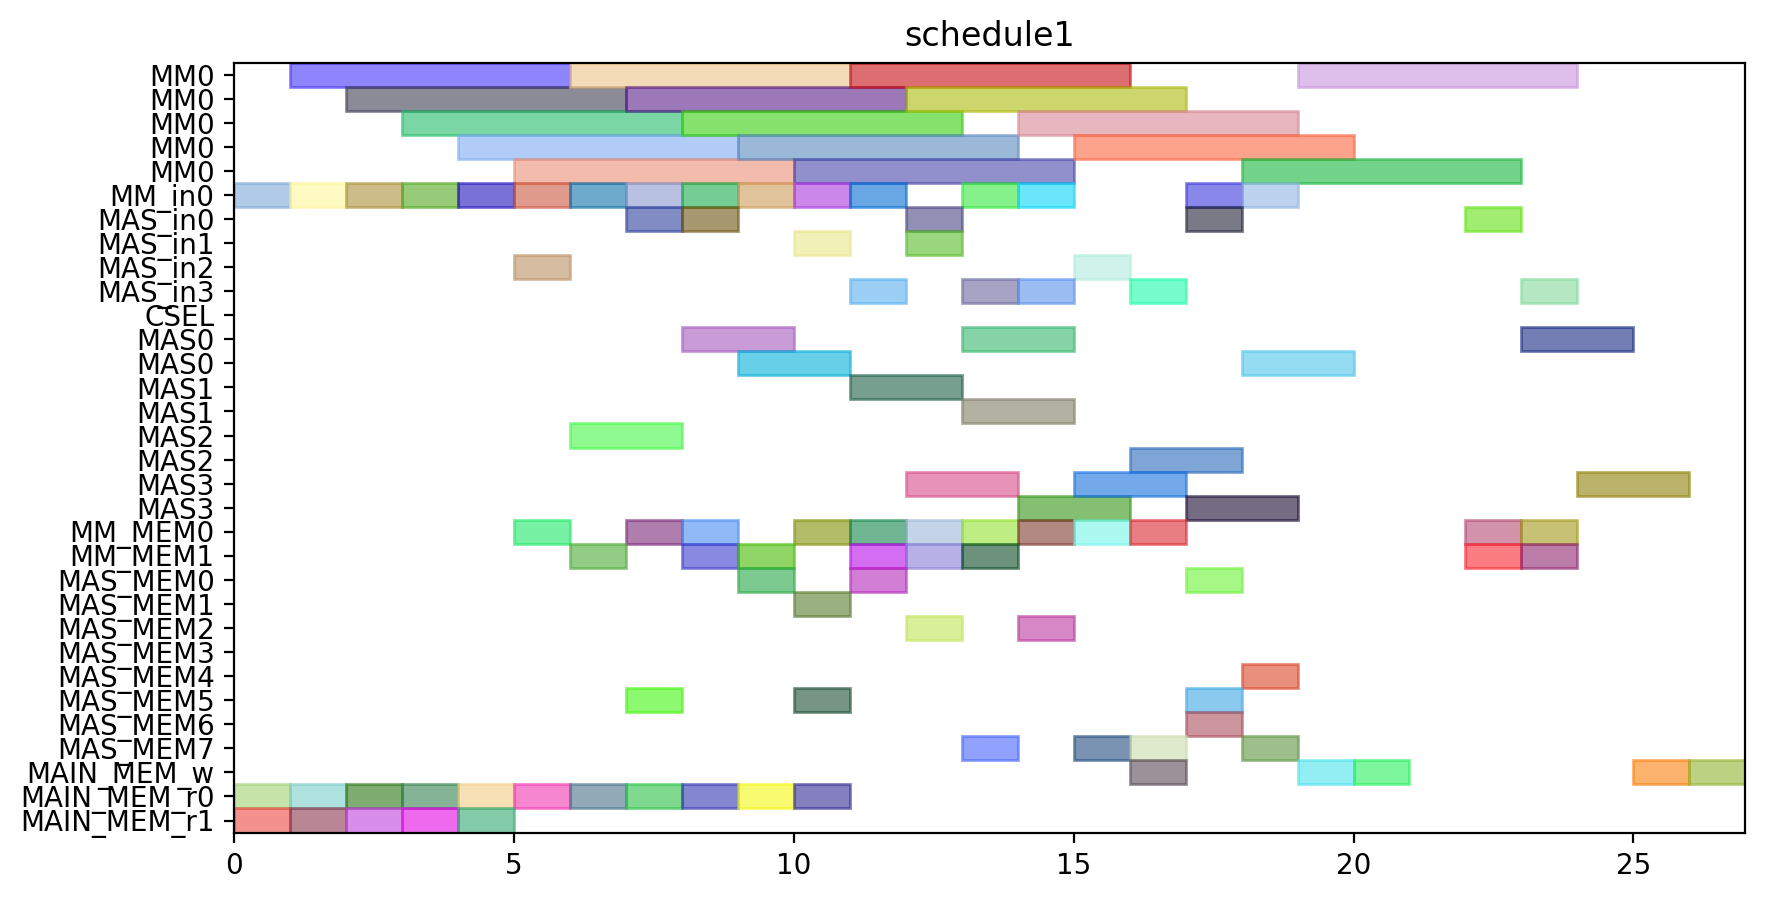

Recreate this plot in Python.
from pyschedule import Scenario, solvers, plotters, alt


def solve():
	horizon = 117
	S = Scenario("schedule1", horizon=horizon)

	# resource
	MM = S.Resources('MM', num=1, size=5)
	MM_in = S.Resources('MM_in', num=1)
	MAS_in = S.Resources('MAS_in', num=4)
	CSEL = S.Resource('CSEL')
	MAS = S.Resources('MAS', num=4, size=2, periods=range(1, horizon))
	MM_MEM = S.Resources('MM_MEM', num=2)
	MAS_MEM = S.Resources('MAS_MEM', num=8)
	MAIN_MEM_w = S.Resource('MAIN_MEM_w', size=1)
	MAIN_MEM_r = S.Resources('MAIN_MEM_r', num=2)

	# result of previous scheduling
	t5_in = S.Task('t5_in', length=1, delay_cost=1)
	S += t5_in >= 0
	t5_in += MM_in[0]

	t5_mem0 = S.Task('t5_mem0', length=1, delay_cost=1)
	S += t5_mem0 >= 0
	t5_mem0 += MAIN_MEM_r[0]

	t5_mem1 = S.Task('t5_mem1', length=1, delay_cost=1)
	S += t5_mem1 >= 0
	t5_mem1 += MAIN_MEM_r[1]

	t14_mem0 = S.Task('t14_mem0', length=1, delay_cost=1)
	S += t14_mem0 >= 1
	t14_mem0 += MAIN_MEM_r[0]

	t2_in = S.Task('t2_in', length=1, delay_cost=1)
	S += t2_in >= 1
	t2_in += MM_in[0]

	t5 = S.Task('t5', length=5, delay_cost=1)
	S += t5 >= 1
	t5 += MM[0]

	t2 = S.Task('t2', length=5, delay_cost=1)
	S += t2 >= 2
	t2 += MM[0]

	t25_mem1 = S.Task('t25_mem1', length=1, delay_cost=1)
	S += t25_mem1 >= 2
	t25_mem1 += MAIN_MEM_r[1]

	t0_in = S.Task('t0_in', length=1, delay_cost=1)
	S += t0_in >= 3
	t0_in += MM_in[0]

	t15_mem0 = S.Task('t15_mem0', length=1, delay_cost=1)
	S += t15_mem0 >= 3
	t15_mem0 += MAIN_MEM_r[0]

	t22_mem1 = S.Task('t22_mem1', length=1, delay_cost=1)
	S += t22_mem1 >= 3
	t22_mem1 += MAIN_MEM_r[1]

	t0 = S.Task('t0', length=5, delay_cost=1)
	S += t0 >= 4
	t0 += MM[0]

	t1_in = S.Task('t1_in', length=1, delay_cost=1)
	S += t1_in >= 4
	t1_in += MM_in[0]

	t2_mem0 = S.Task('t2_mem0', length=1, delay_cost=1)
	S += t2_mem0 >= 4
	t2_mem0 += MAIN_MEM_r[0]

	t3_mem1 = S.Task('t3_mem1', length=1, delay_cost=1)
	S += t3_mem1 >= 4
	t3_mem1 += MAIN_MEM_r[1]

	t1 = S.Task('t1', length=5, delay_cost=1)
	S += t1 >= 5
	t1 += MM[0]

	t3_in = S.Task('t3_in', length=1, delay_cost=1)
	S += t3_in >= 5
	t3_in += MM_in[0]

	t3_mem0 = S.Task('t3_mem0', length=1, delay_cost=1)
	S += t3_mem0 >= 5
	t3_mem0 += MAIN_MEM_r[0]

	t6_in = S.Task('t6_in', length=1, delay_cost=1)
	S += t6_in >= 5
	t6_in += MAS_in[2]

	t6_mem0 = S.Task('t6_mem0', length=1, delay_cost=1)
	S += t6_mem0 >= 5
	t6_mem0 += MM_MEM[0]

	t15_in = S.Task('t15_in', length=1, delay_cost=1)
	S += t15_in >= 6
	t15_in += MM_in[0]

	t15_mem1 = S.Task('t15_mem1', length=1, delay_cost=1)
	S += t15_mem1 >= 6
	t15_mem1 += MM_MEM[1]

	t17_mem0 = S.Task('t17_mem0', length=1, delay_cost=1)
	S += t17_mem0 >= 6
	t17_mem0 += MAIN_MEM_r[0]

	t3 = S.Task('t3', length=5, delay_cost=1)
	S += t3 >= 6
	t3 += MM[0]

	t6 = S.Task('t6', length=2, delay_cost=1)
	S += t6 >= 6
	t6 += MAS[2]

	t15 = S.Task('t15', length=5, delay_cost=1)
	S += t15 >= 7
	t15 += MM[0]

	t1_mem0 = S.Task('t1_mem0', length=1, delay_cost=1)
	S += t1_mem0 >= 7
	t1_mem0 += MAIN_MEM_r[0]

	t24_in = S.Task('t24_in', length=1, delay_cost=1)
	S += t24_in >= 7
	t24_in += MAS_in[0]

	t24_mem0 = S.Task('t24_mem0', length=1, delay_cost=1)
	S += t24_mem0 >= 7
	t24_mem0 += MM_MEM[0]

	t19_in = S.Task('t19_in', length=1, delay_cost=1)
	S += t19_in >= 8
	t19_in += MAS_in[0]

	t19_mem0 = S.Task('t19_mem0', length=1, delay_cost=1)
	S += t19_mem0 >= 8
	t19_mem0 += MM_MEM[0]

	t24 = S.Task('t24', length=2, delay_cost=1)
	S += t24 >= 8
	t24 += MAS[0]

	t8_in = S.Task('t8_in', length=1, delay_cost=1)
	S += t8_in >= 8
	t8_in += MM_in[0]

	t8_mem0 = S.Task('t8_mem0', length=1, delay_cost=1)
	S += t8_mem0 >= 8
	t8_mem0 += MAIN_MEM_r[0]

	t8_mem1 = S.Task('t8_mem1', length=1, delay_cost=1)
	S += t8_mem1 >= 8
	t8_mem1 += MM_MEM[1]

	t19 = S.Task('t19', length=2, delay_cost=1)
	S += t19 >= 9
	t19 += MAS[0]

	t26_in = S.Task('t26_in', length=1, delay_cost=1)
	S += t26_in >= 9
	t26_in += MM_in[0]

	t26_mem0 = S.Task('t26_mem0', length=1, delay_cost=1)
	S += t26_mem0 >= 9
	t26_mem0 += MAS_MEM[0]

	t26_mem1 = S.Task('t26_mem1', length=1, delay_cost=1)
	S += t26_mem1 >= 9
	t26_mem1 += MM_MEM[1]

	t8 = S.Task('t8', length=5, delay_cost=1)
	S += t8 >= 9
	t8 += MM[0]

	t0_mem0 = S.Task('t0_mem0', length=1, delay_cost=1)
	S += t0_mem0 >= 10
	t0_mem0 += MAIN_MEM_r[0]

	t14_in = S.Task('t14_in', length=1, delay_cost=1)
	S += t14_in >= 10
	t14_in += MM_in[0]

	t14_mem1 = S.Task('t14_mem1', length=1, delay_cost=1)
	S += t14_mem1 >= 10
	t14_mem1 += MAS_MEM[5]

	t20_in = S.Task('t20_in', length=1, delay_cost=1)
	S += t20_in >= 10
	t20_in += MAS_in[1]

	t20_mem0 = S.Task('t20_mem0', length=1, delay_cost=1)
	S += t20_mem0 >= 10
	t20_mem0 += MM_MEM[0]

	t20_mem1 = S.Task('t20_mem1', length=1, delay_cost=1)
	S += t20_mem1 >= 10
	t20_mem1 += MAS_MEM[1]

	t26 = S.Task('t26', length=5, delay_cost=1)
	S += t26 >= 10
	t26 += MM[0]

	t14 = S.Task('t14', length=5, delay_cost=1)
	S += t14 >= 11
	t14 += MM[0]

	t16_in = S.Task('t16_in', length=1, delay_cost=1)
	S += t16_in >= 11
	t16_in += MAS_in[3]

	t16_mem0 = S.Task('t16_mem0', length=1, delay_cost=1)
	S += t16_mem0 >= 11
	t16_mem0 += MM_MEM[0]

	t16_mem1 = S.Task('t16_mem1', length=1, delay_cost=1)
	S += t16_mem1 >= 11
	t16_mem1 += MM_MEM[1]

	t20 = S.Task('t20', length=2, delay_cost=1)
	S += t20 >= 11
	t20 += MAS[1]

	t25_in = S.Task('t25_in', length=1, delay_cost=1)
	S += t25_in >= 11
	t25_in += MM_in[0]

	t25_mem0 = S.Task('t25_mem0', length=1, delay_cost=1)
	S += t25_mem0 >= 11
	t25_mem0 += MAS_MEM[0]

	t16 = S.Task('t16', length=2, delay_cost=1)
	S += t16 >= 12
	t16 += MAS[3]

	t21_in = S.Task('t21_in', length=1, delay_cost=1)
	S += t21_in >= 12
	t21_in += MAS_in[1]

	t21_mem0 = S.Task('t21_mem0', length=1, delay_cost=1)
	S += t21_mem0 >= 12
	t21_mem0 += MAS_MEM[2]

	t21_mem1 = S.Task('t21_mem1', length=1, delay_cost=1)
	S += t21_mem1 >= 12
	t21_mem1 += MM_MEM[1]

	t25 = S.Task('t25', length=5, delay_cost=1)
	S += t25 >= 12
	t25 += MM[0]

	t4_in = S.Task('t4_in', length=1, delay_cost=1)
	S += t4_in >= 12
	t4_in += MAS_in[0]

	t4_mem0 = S.Task('t4_mem0', length=1, delay_cost=1)
	S += t4_mem0 >= 12
	t4_mem0 += MM_MEM[0]

	t17_in = S.Task('t17_in', length=1, delay_cost=1)
	S += t17_in >= 13
	t17_in += MM_in[0]

	t17_mem1 = S.Task('t17_mem1', length=1, delay_cost=1)
	S += t17_mem1 >= 13
	t17_mem1 += MAS_MEM[7]

	t21 = S.Task('t21', length=2, delay_cost=1)
	S += t21 >= 13
	t21 += MAS[1]

	t4 = S.Task('t4', length=2, delay_cost=1)
	S += t4 >= 13
	t4 += MAS[0]

	t9_in = S.Task('t9_in', length=1, delay_cost=1)
	S += t9_in >= 13
	t9_in += MAS_in[3]

	t9_mem0 = S.Task('t9_mem0', length=1, delay_cost=1)
	S += t9_mem0 >= 13
	t9_mem0 += MM_MEM[0]

	t9_mem1 = S.Task('t9_mem1', length=1, delay_cost=1)
	S += t9_mem1 >= 13
	t9_mem1 += MM_MEM[1]

	t17 = S.Task('t17', length=5, delay_cost=1)
	S += t17 >= 14
	t17 += MM[0]

	t22_in = S.Task('t22_in', length=1, delay_cost=1)
	S += t22_in >= 14
	t22_in += MM_in[0]

	t22_mem0 = S.Task('t22_mem0', length=1, delay_cost=1)
	S += t22_mem0 >= 14
	t22_mem0 += MAS_MEM[2]

	t27_in = S.Task('t27_in', length=1, delay_cost=1)
	S += t27_in >= 14
	t27_in += MAS_in[3]

	t27_mem0 = S.Task('t27_mem0', length=1, delay_cost=1)
	S += t27_mem0 >= 14
	t27_mem0 += MM_MEM[0]

	t9 = S.Task('t9', length=2, delay_cost=1)
	S += t9 >= 14
	t9 += MAS[3]

	t10_in = S.Task('t10_in', length=1, delay_cost=1)
	S += t10_in >= 15
	t10_in += MAS_in[2]

	t10_mem0 = S.Task('t10_mem0', length=1, delay_cost=1)
	S += t10_mem0 >= 15
	t10_mem0 += MM_MEM[0]

	t10_mem1 = S.Task('t10_mem1', length=1, delay_cost=1)
	S += t10_mem1 >= 15
	t10_mem1 += MAS_MEM[7]

	t22 = S.Task('t22', length=5, delay_cost=1)
	S += t22 >= 15
	t22 += MM[0]

	t27 = S.Task('t27', length=2, delay_cost=1)
	S += t27 >= 15
	t27 += MAS[3]

	t10 = S.Task('t10', length=2, delay_cost=1)
	S += t10 >= 16
	t10 += MAS[2]

	t11_in = S.Task('t11_in', length=1, delay_cost=1)
	S += t11_in >= 16
	t11_in += MAS_in[3]

	t11_mem0 = S.Task('t11_mem0', length=1, delay_cost=1)
	S += t11_mem0 >= 16
	t11_mem0 += MM_MEM[0]

	t11_mem1 = S.Task('t11_mem1', length=1, delay_cost=1)
	S += t11_mem1 >= 16
	t11_mem1 += MAS_MEM[7]

	t14_w = S.Task('t14_w', length=1, delay_cost=1)
	S += t14_w >= 16
	t14_w += MAIN_MEM_w

	new_PZ_in = S.Task('new_PZ_in', length=1, delay_cost=1)
	S += new_PZ_in >= 17
	new_PZ_in += MAS_in[0]

	new_PZ_mem0 = S.Task('new_PZ_mem0', length=1, delay_cost=1)
	S += new_PZ_mem0 >= 17
	new_PZ_mem0 += MAS_MEM[6]

	t11 = S.Task('t11', length=2, delay_cost=1)
	S += t11 >= 17
	t11 += MAS[3]

	t13_in = S.Task('t13_in', length=1, delay_cost=1)
	S += t13_in >= 17
	t13_in += MM_in[0]

	t13_mem0 = S.Task('t13_mem0', length=1, delay_cost=1)
	S += t13_mem0 >= 17
	t13_mem0 += MAS_MEM[0]

	t13_mem1 = S.Task('t13_mem1', length=1, delay_cost=1)
	S += t13_mem1 >= 17
	t13_mem1 += MAS_MEM[5]

	new_PZ = S.Task('new_PZ', length=2, delay_cost=1)
	S += new_PZ >= 18
	new_PZ += MAS[0]

	t12_in = S.Task('t12_in', length=1, delay_cost=1)
	S += t12_in >= 18
	t12_in += MM_in[0]

	t12_mem0 = S.Task('t12_mem0', length=1, delay_cost=1)
	S += t12_mem0 >= 18
	t12_mem0 += MAS_MEM[4]

	t12_mem1 = S.Task('t12_mem1', length=1, delay_cost=1)
	S += t12_mem1 >= 18
	t12_mem1 += MAS_MEM[7]

	t13 = S.Task('t13', length=5, delay_cost=1)
	S += t13 >= 18
	t13 += MM[0]

	t12 = S.Task('t12', length=5, delay_cost=1)
	S += t12 >= 19
	t12 += MM[0]

	t17_w = S.Task('t17_w', length=1, delay_cost=1)
	S += t17_w >= 19
	t17_w += MAIN_MEM_w

	new_PZ_w = S.Task('new_PZ_w', length=1, delay_cost=1)
	S += new_PZ_w >= 20
	new_PZ_w += MAIN_MEM_w

	new_PX_in = S.Task('new_PX_in', length=1, delay_cost=1)
	S += new_PX_in >= 22
	new_PX_in += MAS_in[0]

	new_PX_mem0 = S.Task('new_PX_mem0', length=1, delay_cost=1)
	S += new_PX_mem0 >= 22
	new_PX_mem0 += MM_MEM[0]

	new_PX_mem1 = S.Task('new_PX_mem1', length=1, delay_cost=1)
	S += new_PX_mem1 >= 22
	new_PX_mem1 += MM_MEM[1]

	new_PX = S.Task('new_PX', length=2, delay_cost=1)
	S += new_PX >= 23
	new_PX += MAS[0]

	new_PY_in = S.Task('new_PY_in', length=1, delay_cost=1)
	S += new_PY_in >= 23
	new_PY_in += MAS_in[3]

	new_PY_mem0 = S.Task('new_PY_mem0', length=1, delay_cost=1)
	S += new_PY_mem0 >= 23
	new_PY_mem0 += MM_MEM[0]

	new_PY_mem1 = S.Task('new_PY_mem1', length=1, delay_cost=1)
	S += new_PY_mem1 >= 23
	new_PY_mem1 += MM_MEM[1]

	new_PY = S.Task('new_PY', length=2, delay_cost=1)
	S += new_PY >= 24
	new_PY += MAS[3]

	new_PX_w = S.Task('new_PX_w', length=1, delay_cost=1)
	S += new_PX_w >= 25
	new_PX_w += MAIN_MEM_w

	new_PY_w = S.Task('new_PY_w', length=1, delay_cost=1)
	S += new_PY_w >= 26
	new_PY_w += MAIN_MEM_w


	# new tasks
	t23 = S.Task('t23', length=5, delay_cost=1)
	t23 += alt(MM)
	t23_in = S.Task('t23_in', length=1, delay_cost=1)
	t23_in += alt(MM_in)
	S += t23_in*MM_in[0]<=t23*MM[0]

	S += t23<8

	t23_mem0 = S.Task('t23_mem0', length=1, delay_cost=1)
	t23_mem0 += MAIN_MEM_r[0]
	t23_mem1 = S.Task('t23_mem1', length=1, delay_cost=1)
	t23_mem1 += MAIN_MEM_r[1]
	t7 = S.Task('t7', length=5, delay_cost=1)
	t7 += alt(MM)
	t7_in = S.Task('t7_in', length=1, delay_cost=1)
	t7_in += alt(MM_in)
	S += t7_in*MM_in[0]<=t7*MM[0]

	S += t7<14

	t7_mem0 = S.Task('t7_mem0', length=1, delay_cost=1)
	t7_mem0 += MAIN_MEM_r[0]
	t7_mem1 = S.Task('t7_mem1', length=1, delay_cost=1)
	t7_mem1 += MAS_MEM[5]
	S += 7 < t7_mem1
	S += t7_mem1 <= t7

	solvers.mip.solve(S,msg=1,kind='CPLEX',ratio_gap=1.01)

	solution = [['hoge']*len(S.solution()[1]) for i in range(len(S.solution()))]
	for i in range(len(S.solution())):
		for j in range(len(S.solution()[i])):
			solution[i][j]=str(S.solution()[i][j])
	print(solution)

	cycles = int(solution[-1][3])

	pic_file_name = "/home/mfukuda/ABE/multiRAM_multiMAS_16mux/scheduling_result/stage5MM1_stage2MAS4/EP_DBL_A_ANY/schedule1.png"
	if(S.solution() != []):
		plotters.matplotlib.plot(S,img_filename=pic_file_name, show_task_labels=False, fig_size=(cycles*0.25+3, 5))

	return solution
